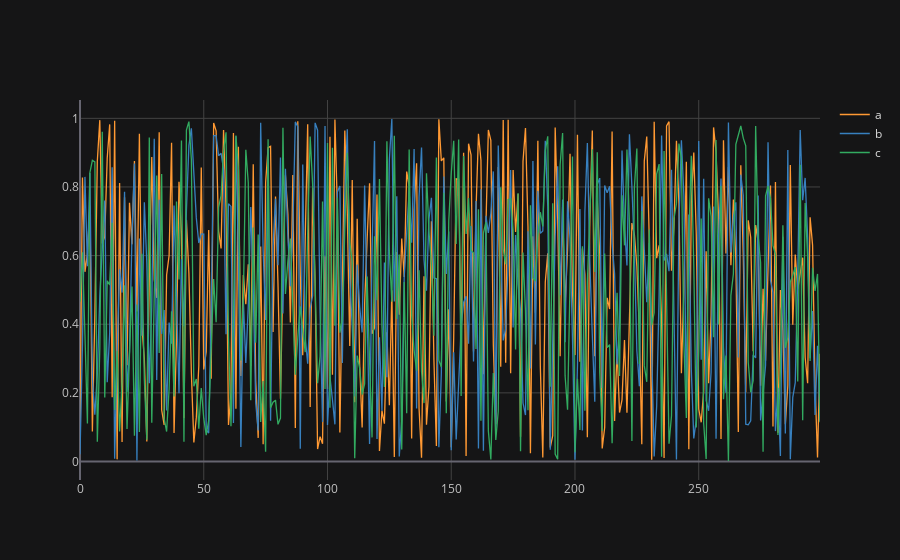

The cell this chart's notebook holds for it:
### Code cell
df.iplot()

### Figure 1 — Plotly figure (JSON) as saved in the notebook; plotly's stock layout.template omitted (floating-point values rounded to 4 significant figures; data arrays with more than 128 entries replaced by an {"elided": "..."} marker saying what was removed)
{"data": [{"line": {"color": "rgba(255, 153, 51, 1.0)", "dash": "solid", "shape": "linear", "width": 1.3}, "mode": "lines", "name": "a", "text": "", "type": "scatter", "x": {"elided": "300 int values"}, "y": {"elided": "300 float values"}}, {"line": {"color": "rgba(55, 128, 191, 1.0)", "dash": "solid", "shape": "linear", "width": 1.3}, "mode": "lines", "name": "b", "text": "", "type": "scatter", "x": {"elided": "300 int values"}, "y": {"elided": "300 float values"}}, {"line": {"color": "rgba(50, 171, 96, 1.0)", "dash": "solid", "shape": "linear", "width": 1.3}, "mode": "lines", "name": "c", "text": "", "type": "scatter", "x": {"elided": "300 int values"}, "y": {"elided": "300 float values"}}], "layout": {"legend": {"bgcolor": "#151516", "font": {"color": "#D9D9D9"}}, "paper_bgcolor": "#151516", "plot_bgcolor": "#151516", "title": {"font": {"color": "#D9D9D9"}}, "xaxis": {"gridcolor": "#434343", "showgrid": true, "tickfont": {"color": "#C2C2C2"}, "title": {"font": {"color": "#D9D9D9"}, "text": ""}, "zerolinecolor": "#666570"}, "yaxis": {"gridcolor": "#434343", "showgrid": true, "tickfont": {"color": "#C2C2C2"}, "title": {"font": {"color": "#D9D9D9"}, "text": ""}, "zerolinecolor": "#666570"}}}
